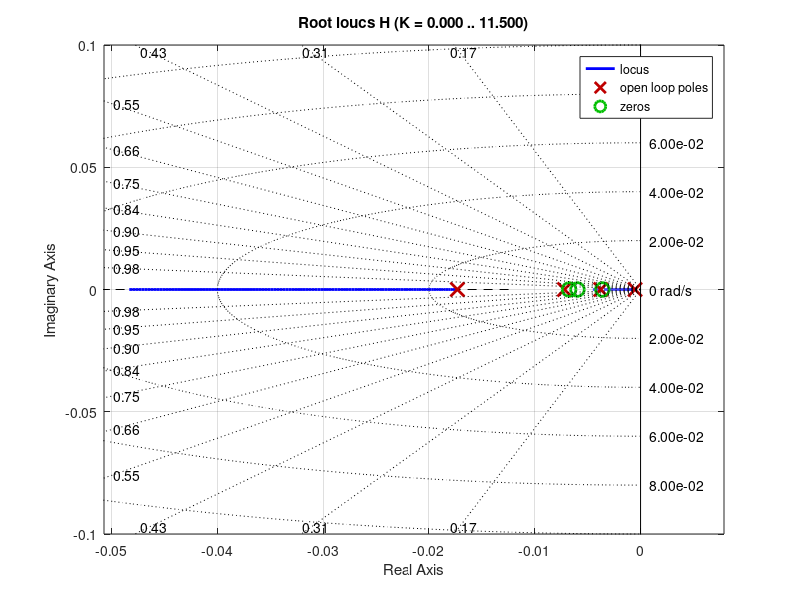

The MATLAB source for this figure:
clear all 
close all
clc

%solve for poles in system equation

coef_vector=[1,0.0288,(2.3163*10^-4),(5.8211*10^-7),(2.4497*10^-10)];
x=roots(coef_vector)

H= tf([0.0030,(4.8978*10^-5),(2.5849*10^-7),(4.3592*10^-10)],[1,0.0288,(2.3163*10^-4),(5.8211*10^-7),(2.4497*10^-10)])
rlocus(H)
sgrid

%calculate damping ratio from max OS 15%
OS=45;
t_settling=250;

damping_ratio= (-log(OS/100))/(sqrt((pi^2)+(log((OS/100)^2))))
omega_n= - ((log(0.02))/(damping_ratio*t_settling))
desired_pole1= -(omega_n*damping_ratio)+(omega_n*sqrt(1-(damping_ratio^2)))*i
desired_pole2= -(omega_n*damping_ratio)-(omega_n*sqrt(1-(damping_ratio^2)))*i

%pole real axis location
P_re= omega_n*damping_ratio;
P_i=(omega_n*sqrt(1-(damping_ratio^2)))
%root locus angle condition

theta_1= 180- (atan((P_re-0.0005)/P_i)*(180/pi))
theta_2= 180- (atan((P_re-0.0038)/P_i)*(180/pi))
theta_3= 180- (atan((P_re-0.0072)/P_i)*(180/pi))
theta_4= (atan((0.0173-P_re)/P_i)*(180/pi))

